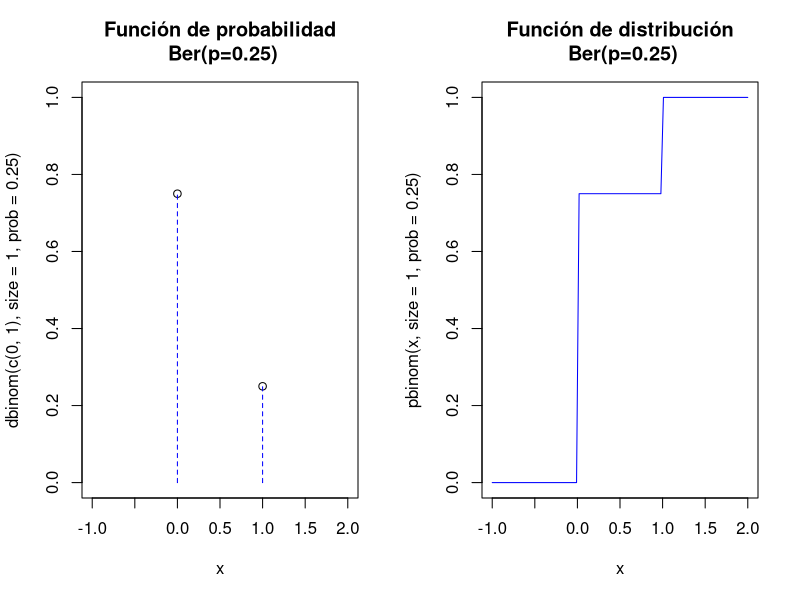
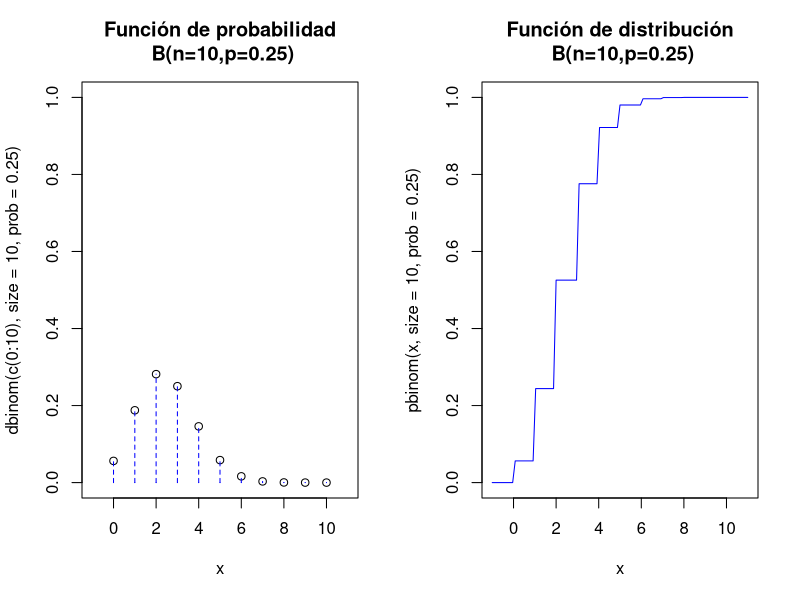
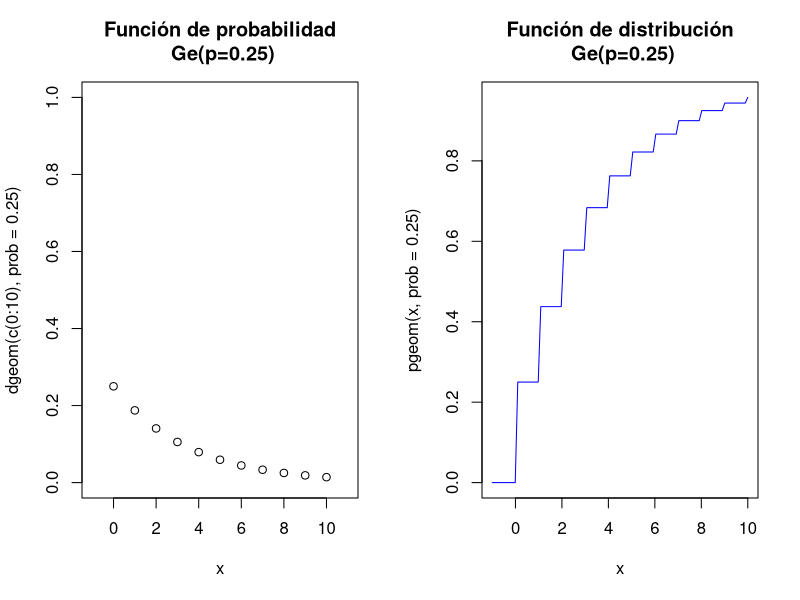

Write R code to recreate these figures, in order.
## ---- chunk 1
knitr::opts_chunk$set(echo = TRUE)
## ---- chunk 2
dbinom(0,size=1,prob=0.25)
dbinom(1,size=1,prob=0.25)
rbinom(n=20,size = 1,prob=0.25)
## ---- chunk 3
par(mfrow=c(1,2))
plot(x=c(0,1),y=dbinom(c(0,1),size=1,prob=0.25),
     ylim=c(0,1),xlim=c(-1,2),xlab="x",
     main="Función de probabilidad\n Ber(p=0.25)")
lines(x=c(0,0,1,1),y=c(0,0.75,0,0.25), type = "h", lty = 2,col="blue")
curve(pbinom(x,size=1,prob=0.25),
      xlim=c(-1,2),col="blue",
      main="Función de distribución\n Ber(p=0.25)")
par(mfrow=c(1,1))
## ---- chunk 4
pbinom(0,size=10,prob=0.25)
pbinom(4,size=10,prob=0.25)
## ---- chunk 5
dbinom(0,size=10,prob=0.25)
dbinom(4,size=10,prob=0.25)
## ---- chunk 6
rbinom(n=20,size = 10,prob=0.25)
## ---- chunk 7
par(mfrow=c(1,2))
aux=rep(0,22)
aux[seq(2,22,2)]=dbinom(c(0:10),size=10,prob=0.25)
plot(x=c(0:10),y=dbinom(c(0:10),size=10,prob=0.25),
  ylim=c(0,1),xlim=c(-1,11),xlab="x",
  main="Función de probabilidad\n B(n=10,p=0.25)")
lines(x=rep(0:10,each=2),y=aux, type = "h", lty = 2,col="blue")
curve(pbinom(x,size=10,prob=0.25),
  xlim=c(-1,11),col="blue",
  main="Función de distribución\n B(n=10,p=0.25)")
par(mfrow=c(1,1))
## ---- chunk 8
dgeom(0,prob=0.25)
pgeom(0,prob=0.25)
dgeom(1,prob=0.25)
## ---- chunk 9
pgeom(1,prob=0.25)
rgeom(n=20,prob=0.25)
## ---- chunk 10
par(mfrow=c(1,2))
plot(x=c(0:10),y=dgeom(c(0:10),prob=0.25),
  ylim=c(0,1),xlim=c(-1,11),xlab="x",
  main="Función de probabilidad\n Ge(p=0.25)")
curve(pgeom(x,prob=0.25),
  xlim=c(-1,10),col="blue",
  main="Función de distribución\n Ge(p=0.25)")
par(mfrow=c(1,1))
